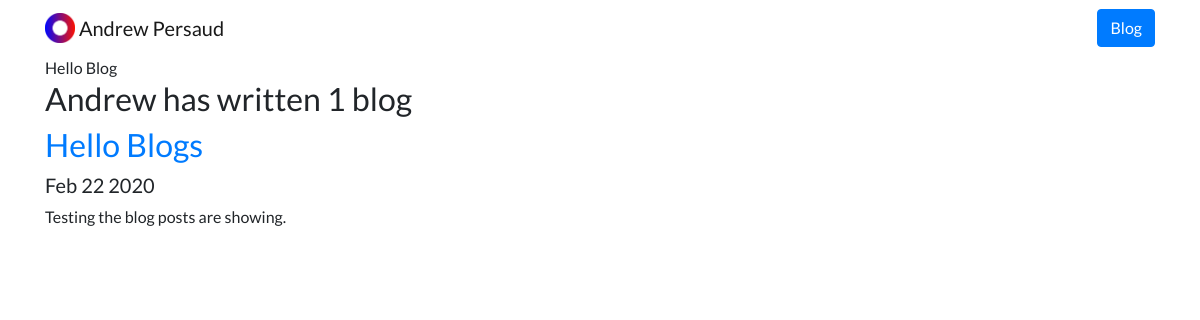
Screenshot of /blog/ with the database file from the repository.
### blog/models.py (models this page shows, shortened)
class Blog(models.Model):
    title = models.CharField(max_length=200)
    description = models.TextField(max_length=250)
    date = models.DateField()

### blog/views.py (the view)
# urls.py: path('', views.all_blogs, name="all_blogs"),
def all_blogs(request):
    blogs = Blog.objects.order_by('-date')
    return render(request, 'blog/all_blogs.html', {'blogs': blogs})

### blog/templates/blog/all_blogs.html
{% extends 'portfolio/base.html' %} {% block content %} Hello Blog
<h2>Andrew has written {{ blogs.count }} blog{{blogs.count|pluralize}}</h2>
{% for blog in blogs %}
<a href="{% url 'blog:detail' blog.id %}"><h2>{{blog.title}}</h2></a>
<h5>{{blog.date | date:'M d Y'}}</h5>
<p>{{blog.description | striptags | truncatechars:100}}</p>
{% endfor %} {% endblock %}

### portfolioProject/static/portfolio/custom.css (style rules this page uses)
body { font-family: 'Lato', sans-serif; }

### rows the page displays
Blog: title "Hello Blogs", date "Feb 22 2020", description "Testing the blog posts are showing."

### other values shown
{{ blogs.count }} "1"
